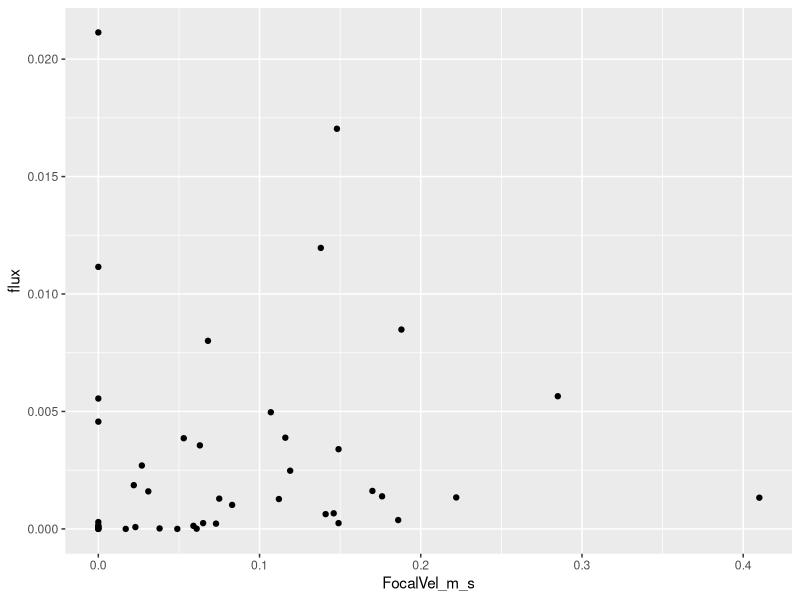
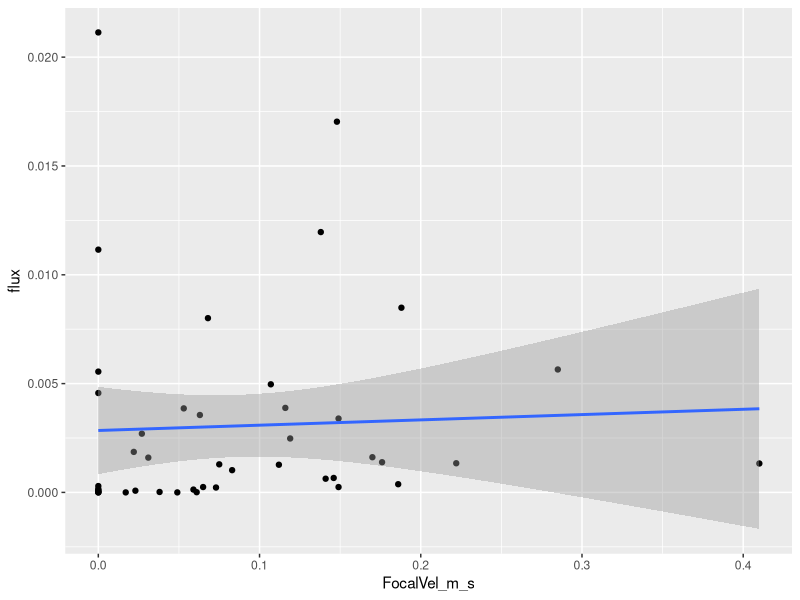
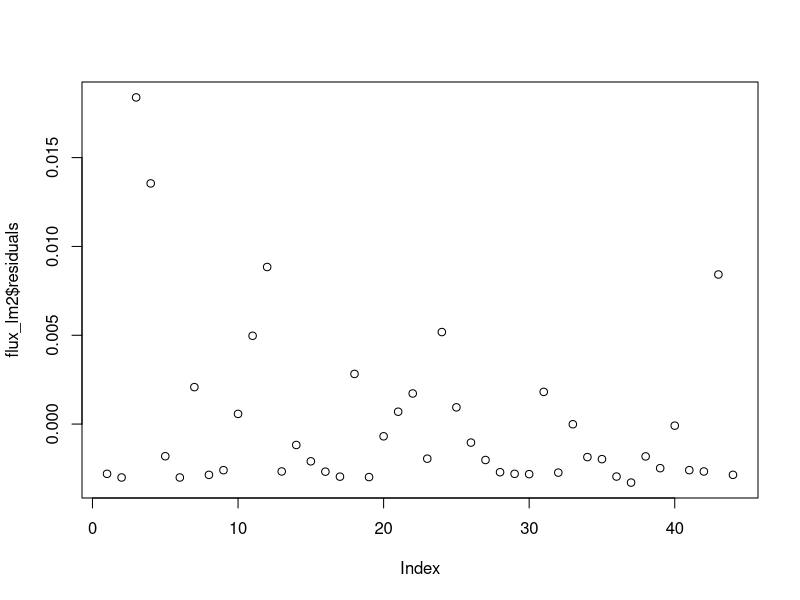

Generate these figures, in order, with R:
## ---- chunk 1

setwd("C:/Users/racha/Desktop/R Help/R workshop")

library(tidyverse)
library(lubridate)

## ---- chunk 2

# read in time sheet for each drift net set

drift_set <- read_csv("drift_velocity_2021.csv")


# read in data for drift invertebrates

inverts <- read_csv("drift_simple_2021.csv")

# view both data sets and notice the differences between the two

view(drift_set)
view(inverts)

## ---- chunk 3

area <- 0.3*0.3 # creating an area object for the size of the drift net, to add as a column

# format date, Site-Seq, add column for area, calculate time in water - allows us to join the tables and also gives us more relevant information
# you can take this step by step to see what each line is doing

drift_full <- drift_set %>% 
  mutate(Date = dmy(Date)) %>%  # making our date column into a true date - we can talk about dates but they are a whole other beast
  separate(SiteName, c("Site", "Seq", "FieldSeason")) %>% # notice that the Site_Seq does not match up to inverts, so we separate the column to reconfigure it
  mutate(month = month(Date, label = TRUE)) %>%  # convert the number of the month to the name
        unite("Site_Seq", Site:Seq,  sep = "-", remove = F) %>% # create Site_Seq column similar to inverts
  mutate(Area = area) %>%  # add in a whole column with area, it is the same for every Site_Seq
  mutate(Time_s = TimeRetrieved-TimeSet,  # find total time drift was in the water
         Time_s = as.numeric(Time_s)) %>% # convert from difftime to numeric, just the format you get when subtracting times
  select(-Date) %>%  # our dates are slightly modified between the two datasets, this will create an issue when joining
  full_join(., inverts)  # now we join the drift_set table we've been working on, indicated by the ., to the inverts table using full_join to capture all rows in each dataset, even if they don't have a match

# view our object and what we created

view(drift_full)

## ---- chunk 4

# calculate flux for each Site-Seq for each month by adding up the mg and dividing by Time_s & discharge by multiplying vel by area, then divide flux by discharge to get concentration

drift_conc <- drift_full %>% 
  group_by(Site_Seq, month) %>% 
  mutate(biomass = sum(mass_mg, na.rm = T),
         flux = biomass/Time_s,  # divide total biomass per pool by the time set to get mg/s
         discharge = FocalVel_m_s*Area,  # multiple velocity by area to get stream discharge in m^3/s
         concentration = flux/discharge) %>%  # find the concentration of invertebrates in mg/m^3
         mutate(Site = as_factor(Site),
                month = as_factor(month)) %>%   # making these a factor for later analyses 
         distinct(Site, Site_Seq, month, FocalVel_m_s, FocalDepth_cm, biomass, flux, discharge, concentration) # we only want the aggregated values for each site_seq at a certain month

# view our new dataset
view(drift_conc)

## ---- chunk 5

# write out the equation

lm(flux ~ FocalVel_m_s, data = drift_conc)

# output shows you the best estimates for the intercept and slope

## ---- chunk 6

flux_lm <- lm(flux ~ FocalVel_m_s, data = drift_conc)

summary(flux_lm)

## ---- chunk 7

ggplot(drift_conc, aes(FocalVel_m_s, flux)) +
  geom_point() 

## ---- chunk 8

ggplot(drift_conc, aes(FocalVel_m_s, flux)) +
  geom_point() +
  stat_smooth(method = "lm",
              formula = y ~ x,
              geom = "smooth")

## ---- chunk 9

flux_lm2 <- lm(flux ~ FocalVel_m_s + FocalDepth_cm, data = drift_conc)

summary(flux_lm2)

## ---- chunk 10

plot(flux_lm2$residuals)

## ---- chunk 11

site.biomass <- aov(biomass ~ Site, data = drift_conc) # aov() function to run th anova, with response variable on the left

summary(site.biomass) # check the summary

## ---- chunk 12

site.month.biomass <- aov(biomass ~ Site + month, data = drift_conc) # add in month as a categorical independent variable

summary(site.month.biomass) # check the summary

## ---- chunk 13

sitebymonth <- aov(biomass ~ Site * month, data = drift_conc)
  
summary(sitebymonth)

## ---- chunk 14

rm.anova <- aov(biomass ~  factor(Site) + factor(month) + Error(factor(Site_Seq)), data = drift_conc) # the error term includes our individual repeatedly measured, in this case, our pool

summary(rm.anova)

